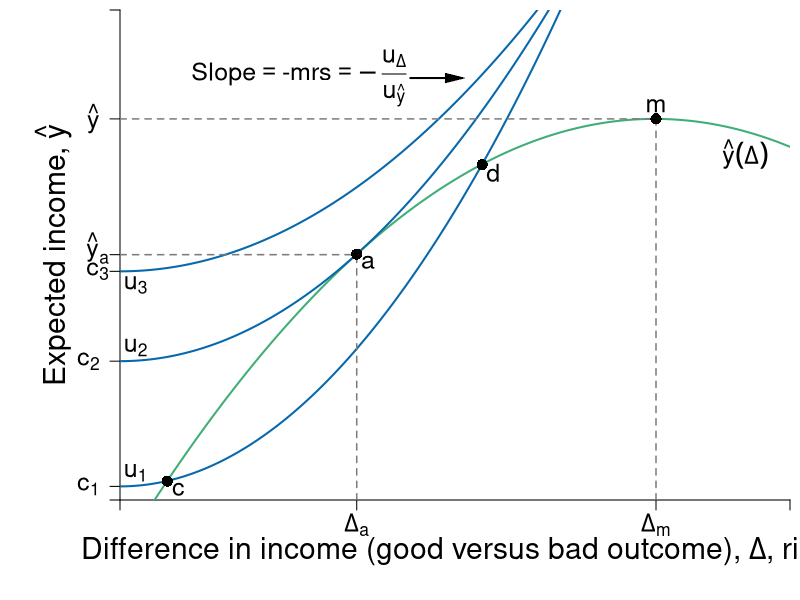

This figure's R source:
require(ggplot2)
require(shape)
pdf(file = "risk/risk_return_dara.pdf", width = 9, height = 7)

# Set parameters for graphics
axislabelsize <- 1.8
labelsize <- 1.5
namesize <- 1.8
annotatesize <- 1.5
graphlinewidth <- 2
segmentlinewidth <- 1.5

COL <- c("#7fc97f", "#beaed4", "#fdc086", "#ffff99", "#386cb0", "#f0027f", "#bf5b17", "#666666")
COLA <- c("#e0f3db", "#99d8c9","#66c2a4","#41ae76", "#238b45", "#005824")
COLB <- c("#c6dbef", "#4eb3d3", "#2b8cbe", "#0868ac","#084081")
COLC <- c("#fcfbfd", "#efedf5", "#dadaeb", "#bcbddc", "#9e9ac8", "#807dba", "#6a51a3", "#54278f", "#3f007d")
grays <- gray.colors(25, start = 1, end = 0, alpha = 1)

a <- c(2, 4, 6)
par(mar =  c(5, 6, 0.5, 0.5))
xlims <- c(0, 15)
ylims <- c(0, 18)

riskreturn <- function(g, int1 = 14, int2 = 4, coeff = 1/3){
  int1 - (int2 - (coeff)*g)^2
}


indiffA <- function(g, intercept = 3, slope = 0.125){
  intercept  + slope*g^2
}


#Plot command 
plot(0, 0, xlim = xlims, ylim = ylims, 
     type = "n",
     xlab = expression(paste("")),
     ylab = expression(paste("")), 
     axes = FALSE,
     cex.lab = axislabelsize, 
     bty = "n", 
     xaxs = "i", 
     yaxs = "i"
)



ticksy <- c(0,  0.5, 5.1, 8.4, riskreturn(g = 5.3), riskreturn(g = 12) ,ylims[2])
ylabels <- c(NA, expression(paste(c[1])), expression(paste(c[2])), NA, NA, expression(paste(hat(y) )), NA)
ticksx <- c(0, 5.3, 12, xlims[2])
xlabels <- c(NA, expression(paste(Delta[a])), expression(paste(Delta[m])), NA)

text(xlims[1] - 0.5, 8.4, expression(paste(c[3])), cex = labelsize, xpd = TRUE)
text(xlims[1] - 0.5, riskreturn(g = 5.3) + 0.25, expression(paste(hat(y)[a])), cex = labelsize, xpd = TRUE)

axis(1, at = ticksx, pos = 0, labels = xlabels, cex.axis = labelsize)
axis(2, at = ticksy, pos = 0, labels = ylabels, las = 1, cex.axis = labelsize)

mtext(expression(paste("Difference in income (good versus bad outcome), ", Delta, ", risk")), side = 1, line = 2.5, cex = axislabelsize)
text(xlims[1] - 1.5, ylims[2] - 0.5*(ylims[2] - ylims[1]), expression(paste("Expected income, ", hat(y))), xpd = TRUE, cex = axislabelsize, srt = 90) 

npts <- 500 
xx1 <- seq(xlims[1], xlims[2], length.out = npts)
lines(xx1, riskreturn(xx1, coeff = 1/2.992195), col = COLA[4], lwd = graphlinewidth, lty = 1)
lines(xx1, indiffA(xx1, intercept = 0.5, slope = 0.18), col = COLB[4], lwd = graphlinewidth, lty = 1)
lines(xx1, indiffA(xx1, intercept = 5.1, slope = 0.14), col = COLB[4], lwd = graphlinewidth, lty = 1)
lines(xx1, indiffA(xx1, intercept = 8.4, slope = 0.11), col = COLB[4], lwd = graphlinewidth, lty = 1)

segments(12, 0, 12, riskreturn(g = 12) , lty = 2, col = grays[20], lwd = segmentlinewidth)
segments(0, riskreturn(g = 12) , 12, riskreturn(g = 12) , lty = 2, col = grays[20], lwd = segmentlinewidth)
segments(5.3, 0, 5.3, riskreturn(g = 5.3), lty = 2, col = grays[20], lwd = segmentlinewidth)
segments(0, riskreturn(g = 5.3), 5.3, riskreturn(g = 5.3), lty = 2, col = grays[20], lwd = segmentlinewidth)

#Add points a, b, c and c
points(5.3, riskreturn(g = 5.3, coeff = 1/2.992195), pch = 16, col = "black", cex = 1.5)
text(5.3 + 0.25, riskreturn(g = 5.3, coeff = 1/2.992195) - 0.3, expression(a), cex = labelsize)


points(12, riskreturn(g = 12) , pch = 16, col = "black", cex = 1.5)
text(12, riskreturn(g = 12) + 0.5, expression(m), cex = labelsize)


points(1.057, riskreturn(g = 1.057) , pch = 16, col = "black", cex = 1.5)
text(1.057 + 0.25, riskreturn(g = 1.057) - 0.3, expression(c), cex = labelsize)


points(8.109, riskreturn(g = 8.109) , pch = 16, col = "black", cex = 1.5)
text(8.109 + 0.25, riskreturn(g = 8.109) - 0.3, expression(d), cex = labelsize)


#Label risk return schedule
text(14, 12.7, expression(paste(hat(y)(Delta))), cex = labelsize)

#Label value functions
text(0.35, 7.9, expression(u[3]), cex = labelsize)
text(0.35, 5.6, expression(u[2]), cex = labelsize)
text(0.35, 1, expression(u[1]), cex = labelsize)

#Label slope
text(4, riskreturn(g = 12) + 1.5, expression(paste("Slope", phantom()==phantom(), "-mrs", phantom()== -frac(u[Delta],u[hat(y)]))), cex = labelsize)
Arrows(6.5, riskreturn(g = 12) + 1.5, 7.5, riskreturn(g = 12) + 1.5, col = "black", lty = 1, lwd = 2, code = 2, arr.type = "triangle", arr.lwd = 0.5)


dev.off()
